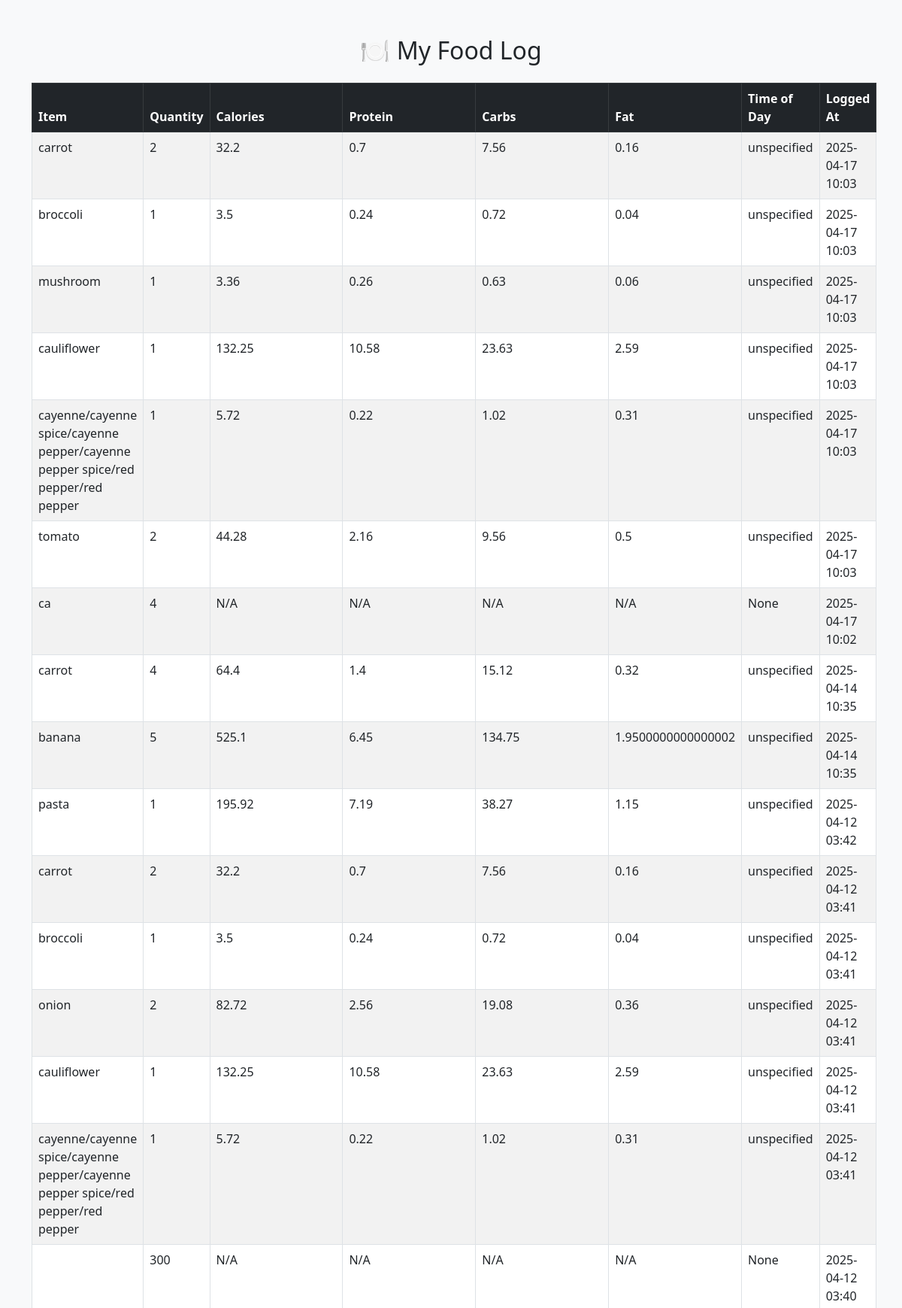
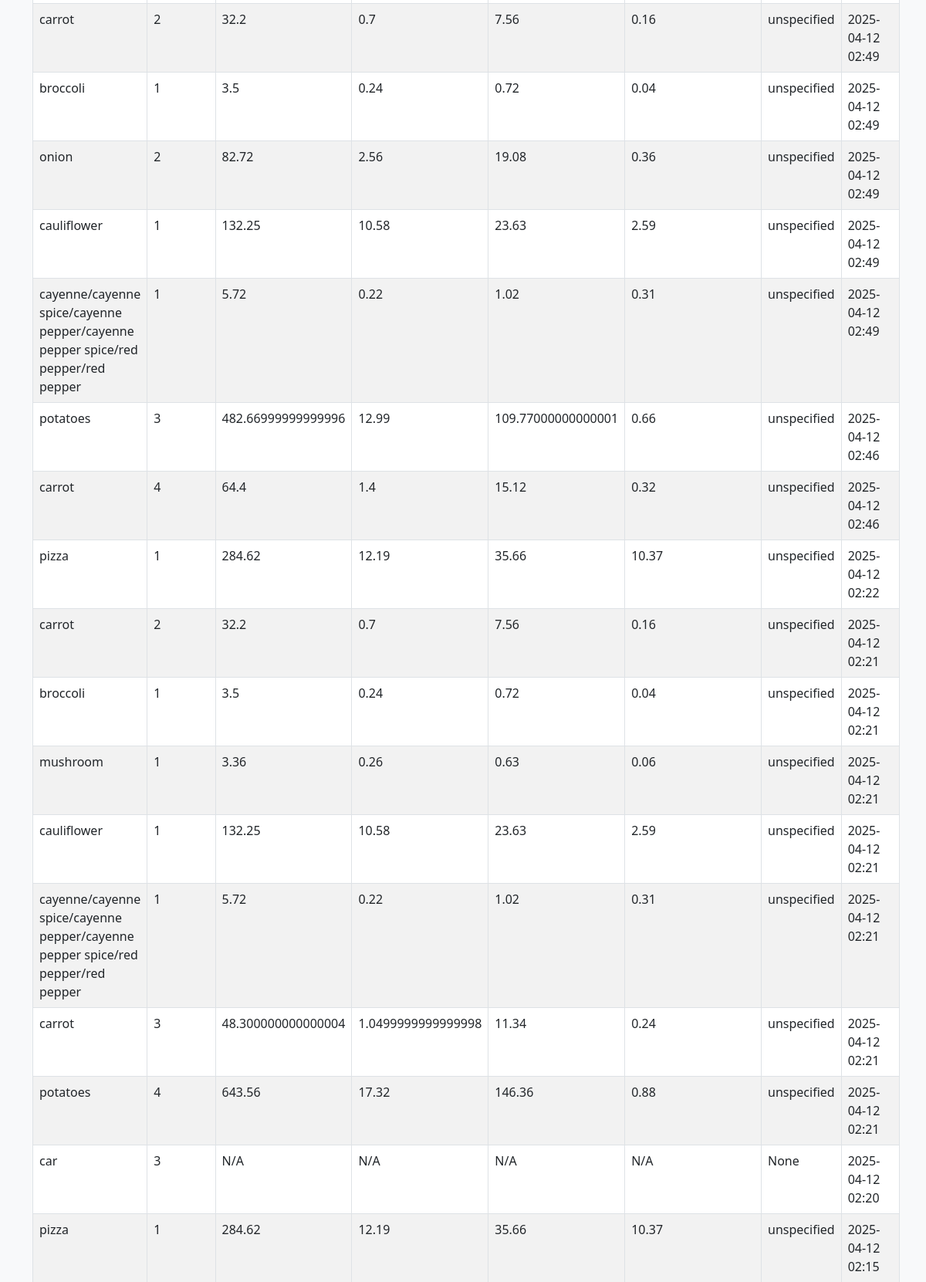
/my-log (signed in, upper part), run on the app's committed database (2 pictures, top to bottom).
### app.py (models this page shows)
class FoodEntry(db.Model):
    id = db.Column(db.Integer, primary_key=True)
    user_id = db.Column(db.Integer, nullable=False)
    item = db.Column(db.String(100), nullable=False)
    quantity = db.Column(db.Integer, nullable=False)
    calories = db.Column(db.Float)
    protein = db.Column(db.Float)
    carbs = db.Column(db.Float)
    fat = db.Column(db.Float)
    time_of_day = db.Column(db.String(50))  # ✅ new column
    timestamp = db.Column(db.DateTime, server_default=db.func.current_timestamp())

### app.py (the view)
@app.route('/my-log')
def my_log():
    if 'user_id' not in session:
        flash('Please log in to view your food log.', 'error')
        return redirect(url_for('login'))
    user_id = session['user_id']
    entries = FoodEntry.query.filter_by(user_id=user_id).order_by(FoodEntry.timestamp.desc()).all()
    return render_template('my_log.html', entries=entries)

### templates/my_log.html (shortened to what this page needs)
<!DOCTYPE html>
<html lang="en">
<head>
    <link rel="stylesheet" href="https://cdn.jsdelivr.net/npm/bootstrap@5.3.0/dist/css/bootstrap.min.css">
</head>
<body class="bg-light">
    <div class="container mt-5">
        <h2 class="mb-4 text-center">🍽️ My Food Log</h2>
        {% if entries %}
        <table class="table table-striped table-bordered">
            <thead class="table-dark">
                <tr>
                    <th>Item</th>
                    <th>Quantity</th>
                    <th>Calories</th>
                    <th>Protein</th>
                    <th>Carbs</th>
                    <th>Fat</th>
                    <th>Time of Day</th>
                    <th>Logged At</th>
                </tr>
            </thead>
            <tbody>
                {% for entry in entries %}
                <tr>
                    <td>{{ entry.item }}</td>
                    <td>{{ entry.quantity }}</td>
                    <td>{{ entry.calories or 'N/A' }}</td>
                    <td>{{ entry.protein or 'N/A' }}</td>
                    <td>{{ entry.carbs or 'N/A' }}</td>
                    <td>{{ entry.fat or 'N/A' }}</td>
                    <td>{{ entry.time_of_day }}</td>
                    <td>{{ entry.timestamp.strftime('%Y-%m-%d %H:%M') }}</td>
                </tr>
                {% endfor %}
            </tbody>
        </table>
        {% else %}
        <p class="text-center">No entries found.</p>
        {% endif %}
    </div>
</body>
</html>

### data on the page
FoodEntry: item "carrot", quantity "2", calories "32.2", protein "0.7", carbs "7.56", fat "0.16", time_of_day "unspecified", timestamp "2025-04-17 10:03"
FoodEntry: item "broccoli", quantity "1", calories "3.5", protein "0.24", carbs "0.72", fat "0.04", time_of_day "unspecified", timestamp "2025-04-17 10:03"
FoodEntry: item "mushroom", quantity "1", calories "3.36", protein "0.26", carbs "0.63", fat "0.06", time_of_day "unspecified", timestamp "2025-04-17 10:03"
FoodEntry: item "cauliflower", quantity "1", calories "132.25", protein "10.58", carbs "23.63", fat "2.59", time_of_day "unspecified", timestamp "2025-04-17 10:03"
FoodEntry: item "cayenne/cayenne spice/cayenne pepper/cayenne pepper spice/red pepper/red pepper", quantity "1", calories "5.72", protein "0.22", carbs "1.02", fat "0.31", time_of_day "unspecified", timestamp "2025-04-17 10:03"
FoodEntry: item "tomato", quantity "2", calories "44.28", protein "2.16", carbs "9.56", fat "0.5", time_of_day "unspecified", timestamp "2025-04-17 10:03"
FoodEntry: item "ca", quantity "4", calories "N/A", protein "N/A", carbs "N/A", fat "N/A", time_of_day "None", timestamp "2025-04-17 10:02"
FoodEntry: item "carrot", quantity "4", calories "64.4", protein "1.4", carbs "15.12", fat "0.32", time_of_day "unspecified", timestamp "2025-04-14 10:35"
FoodEntry: item "banana", quantity "5", calories "525.1", protein "6.45", carbs "134.75", fat "1.9500000000000002", time_of_day "unspecified", timestamp "2025-04-14 10:35"
FoodEntry: item "pasta", quantity "1", calories "195.92", protein "7.19", carbs "38.27", fat "1.15", time_of_day "unspecified", timestamp "2025-04-12 03:42"
FoodEntry: item "carrot", quantity "2", calories "32.2", protein "0.7", carbs "7.56", fat "0.16", time_of_day "unspecified", timestamp "2025-04-12 03:41"
FoodEntry: item "broccoli", quantity "1", calories "3.5", protein "0.24", carbs "0.72", fat "0.04", time_of_day "unspecified", timestamp "2025-04-12 03:41"
FoodEntry: item "onion", quantity "2", calories "82.72", protein "2.56", carbs "19.08", fat "0.36", time_of_day "unspecified", timestamp "2025-04-12 03:41"
FoodEntry: item "cauliflower", quantity "1", calories "132.25", protein "10.58", carbs "23.63", fat "2.59", time_of_day "unspecified", timestamp "2025-04-12 03:41"
FoodEntry: item "cayenne/cayenne spice/cayenne pepper/cayenne pepper spice/red pepper/red pepper", quantity "1", calories "5.72", protein "0.22", carbs "1.02", fat "0.31", time_of_day "unspecified", timestamp "2025-04-12 03:41"
FoodEntry: quantity "300", calories "N/A", protein "N/A", carbs "N/A", fat "N/A", time_of_day "None", timestamp "2025-04-12 03:40"
FoodEntry: item "carrot", quantity "2", calories "32.2", protein "0.7", carbs "7.56", fat "0.16", time_of_day "unspecified", timestamp "2025-04-12 02:49"
FoodEntry: item "broccoli", quantity "1", calories "3.5", protein "0.24", carbs "0.72", fat "0.04", time_of_day "unspecified", timestamp "2025-04-12 02:49"
FoodEntry: item "onion", quantity "2", calories "82.72", protein "2.56", carbs "19.08", fat "0.36", time_of_day "unspecified", timestamp "2025-04-12 02:49"
FoodEntry: item "cauliflower", quantity "1", calories "132.25", protein "10.58", carbs "23.63", fat "2.59", time_of_day "unspecified", timestamp "2025-04-12 02:49"
FoodEntry: item "cayenne/cayenne spice/cayenne pepper/cayenne pepper spice/red pepper/red pepper", quantity "1", calories "5.72", protein "0.22", carbs "1.02", fat "0.31", time_of_day "unspecified", timestamp "2025-04-12 02:49"
FoodEntry: item "potatoes", quantity "3", calories "482.66999999999996", protein "12.99", carbs "109.77000000000001", fat "0.66", time_of_day "unspecified", timestamp "2025-04-12 02:46"
FoodEntry: item "carrot", quantity "4", calories "64.4", protein "1.4", carbs "15.12", fat "0.32", time_of_day "unspecified", timestamp "2025-04-12 02:46"
FoodEntry: item "pizza", quantity "1", calories "284.62", protein "12.19", carbs "35.66", fat "10.37", time_of_day "unspecified", timestamp "2025-04-12 02:22"
FoodEntry: item "carrot", quantity "2", calories "32.2", protein "0.7", carbs "7.56", fat "0.16", time_of_day "unspecified", timestamp "2025-04-12 02:21"
FoodEntry: item "broccoli", quantity "1", calories "3.5", protein "0.24", carbs "0.72", fat "0.04", time_of_day "unspecified", timestamp "2025-04-12 02:21"
FoodEntry: item "mushroom", quantity "1", calories "3.36", protein "0.26", carbs "0.63", fat "0.06", time_of_day "unspecified", timestamp "2025-04-12 02:21"
FoodEntry: item "cauliflower", quantity "1", calories "132.25", protein "10.58", carbs "23.63", fat "2.59", time_of_day "unspecified", timestamp "2025-04-12 02:21"
FoodEntry: item "cayenne/cayenne spice/cayenne pepper/cayenne pepper spice/red pepper/red pepper", quantity "1", calories "5.72", protein "0.22", carbs "1.02", fat "0.31", time_of_day "unspecified", timestamp "2025-04-12 02:21"
FoodEntry: item "carrot", quantity "3", calories "48.300000000000004", protein "1.0499999999999998", carbs "11.34", fat "0.24", time_of_day "unspecified", timestamp "2025-04-12 02:21"
FoodEntry: item "potatoes", quantity "4", calories "643.56", protein "17.32", carbs "146.36", fat "0.88", time_of_day "unspecified", timestamp "2025-04-12 02:21"
FoodEntry: item "car", quantity "3", calories "N/A", protein "N/A", carbs "N/A", fat "N/A", time_of_day "None", timestamp "2025-04-12 02:20"
FoodEntry: item "pizza", quantity "1", calories "284.62", protein "12.19", carbs "35.66", fat "10.37", time_of_day "unspecified", timestamp "2025-04-12 02:15"
